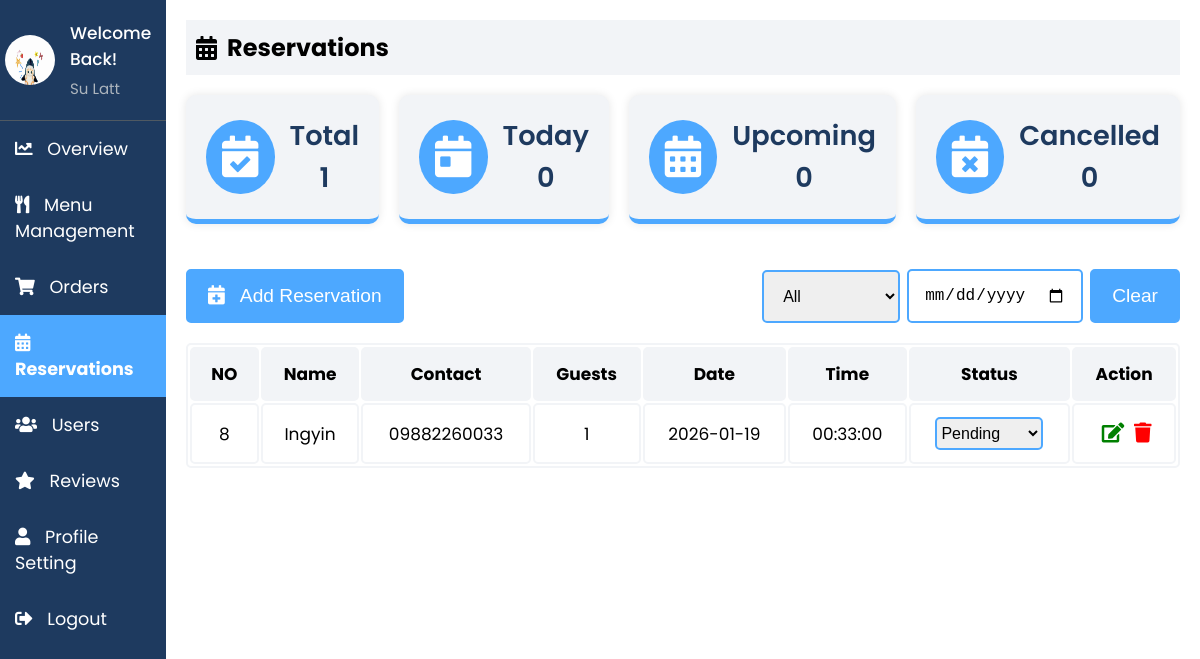
The page /Admin/reservations.php (signed in) on the database its author committed.
### tables this page shows
CREATE TABLE `users` (
  `user_id` int(11) NOT NULL,
  `email` varchar(255) NOT NULL,
  `firstName` varchar(255) NOT NULL,
  `lastName` varchar(255) NOT NULL,
  `contact` varchar(15) NOT NULL,
  `address` text DEFAULT NULL,
  `role` enum('Customer','Admin') DEFAULT 'Customer',
  `password` varchar(255) NOT NULL,
  `dateCreated` timestamp NULL DEFAULT current_timestamp(),
  `profile_image` varchar(255) DEFAULT NULL
);

CREATE TABLE `reservations` (
  `reservation_id` int(11) NOT NULL,
  `user_id` int(11) NOT NULL,
  `name` varchar(255) NOT NULL,
  `contact` varchar(15) NOT NULL,
  `noOfGuests` int(11) NOT NULL,
  `reservedTime` time NOT NULL,
  `reservedDate` date NOT NULL,
  `status` enum('Pending','On Process','Completed','Cancelled') NOT NULL DEFAULT 'Pending'
);

### Admin/sidebar.php (called while the page is built, shortened)
<?php
include 'db_connection.php';
$admin_email = isset($_SESSION['email']) ? $_SESSION['email'] : '';
function getAdminInfo($email)
{
    global $conn;
    $stmt = $conn->prepare("SELECT firstName, lastName, email, profile_image, role FROM users WHERE email = ? AND role = 'Admin'");
    $stmt->bind_param("s", $email);
    $stmt->execute();
    $result = $stmt->get_result();
    $row = $result->fetch_assoc();
    return [
        'firstName' => $row['firstName'] ?? '',
        'lastName' => $row['lastName'] ?? '',
        'email' => $row['email'] ?? '',
        'profile_image' => $row['profile_image'] ?? 'default.jpg'
    ];
}
$admin_info = getAdminInfo($admin_email);
?>

### Admin/reservations.php (the view, shortened to what this page needs)
<?php
include 'db_connection.php';
$result = $conn->query("SELECT COUNT(*) AS total FROM reservations");
$totalReservations = $result->fetch_assoc()['total'];
$result = $conn->query("SELECT COUNT(*) AS today FROM reservations WHERE DATE(reservedDate) = CURDATE()");
$todaysReservations = $result->fetch_assoc()['today'];
$result = $conn->query("SELECT COUNT(*) AS upcoming FROM reservations WHERE reservedDate > CURDATE() AND status != 'Cancelled' AND status != 'Completed' AND status != 'On Process'");
$upcomingReservations = $result->fetch_assoc()['upcoming'];
$result = $conn->query("SELECT COUNT(*) AS cancelled FROM reservations WHERE status = 'Cancelled'");
$cancelledReservations = $result->fetch_assoc()['cancelled'];
$dateFilter = isset($_GET['dateFilter']) ? $_GET['dateFilter'] : '';
$query = "SELECT * FROM reservations";
$query .= " ORDER BY reservedDate DESC";
$stmt = $conn->prepare($query);
$stmt->execute();
$result = $stmt->get_result();
$reservations = [];
while ($row = $result->fetch_assoc()) {
  $reservations[] = $row;
}
?>
<?php include 'sidebar.php'; ?>
<!DOCTYPE html>
<html lang="en">
<head>
  <link rel="stylesheet" href="https://cdnjs.cloudflare.com/ajax/libs/font-awesome/5.15.3/css/all.min.css">
  <link rel="stylesheet" href="sidebar.css">
  <link rel="stylesheet" href="admin_reservation.css">
</head>
<body>
  <div class="sidebar">
    <div class="profile-section">
      <img src="../uploads/<?php echo htmlspecialchars($admin_info['profile_image']); ?>" alt="Profile Picture">
      <div class="info">
        <h3>Welcome Back!</h3>
        <p><?php echo htmlspecialchars($admin_info['firstName']) . ' ' . htmlspecialchars($admin_info['lastName']); ?></p>
      </div>
    </div>
    <ul>
      <li><a href="index.php"><i class="fas fa-chart-line"></i> Overview</a></li>
      <li><a href="admin_menu.php"><i class="fas fa-utensils"></i> Menu Management</a></li>
      <li><a href="admin_orders.php"><i class="fas fa-shopping-cart"></i> Orders</a></li>
      <li><a href="reservations.php" class="active"><i class="fas fa-calendar-alt"></i> Reservations</a></li>
      <li><a href="users.php"><i class="fas fa-users"></i> Users</a></li>
      <li><a href="reviews.php"><i class="fas fa-star"></i> Reviews</a></li>
      <li><a href="profile.php"><i class="fas fa-user"></i> Profile Setting</a></li>
      <li><a href="logout.php"><i class="fas fa-sign-out-alt"></i> Logout</a></li>
    </ul>
  </div>
  <div class="content">
    <div class="header">
      <h2><i class="fas fa-calendar-alt"></i> Reservations</h2>
    </div>
    <div class="stats">
      <div class="stat-item" id="total">
        <div class="stat-icon" id="total-icon"><i class="fas fa-calendar-check"></i></div>
        <div class="stat-text"><p>Total</p><p><?php echo $totalReservations; ?></p></div>
      </div>
      <div class="stat-item" id="today">
        <div class="stat-icon" id="today-icon"><i class="fas fa-calendar-day"></i></div>
        <div class="stat-text"><p>Today</p><p><?php echo $todaysReservations; ?></p></div>
      </div>
      <div class="stat-item" id="upcoming">
        <div class="stat-icon" id="upcoming-icon"><i class="fas fa-calendar-alt"></i></div>
        <div class="stat-text"><p>Upcoming</p><p><?php echo $upcomingReservations; ?></p></div>
      </div>
      <div class="stat-item" id="cancelled">
        <div class="stat-icon" id="cancelled-icon"><i class="fas fa-calendar-times"></i></div>
        <div class="stat-text"><p>Cancelled</p><p><?php echo $cancelledReservations; ?></p></div>
      </div>
    </div>
    <div class="buttons-container">
      <button onclick="openaddReservationModal()"><i class="fas fa-calendar-plus"></i> &nbsp; Add Reservation</button>
      <div class="actions">
        <select id="statusFilter" name="statusFilter" onchange="filterByStatus()">
          <option value="">All</option>
        </select>
        <input type="date" id="dateFilter" name="dateFilter" value="<?php echo htmlspecialchars($dateFilter); ?>" onchange="filterByDate()">
        <button type="button" onclick="clearFilter()">Clear</button>
      </div>
    </div>
    <table id="userTable">
      <thead>
        <tr>
          <th>NO</th>
          <th>Name</th>
          <th>Contact</th>
          <th>Guests</th>
          <th>Date</th>
          <th>Time</th>
          <th>Status</th>
          <th>Action</th>
        </tr>
      </thead>
      <tbody>
        <?php if (count($reservations) > 0): ?>
          <?php foreach ($reservations as $row): ?>
            <tr>
              <td><?php echo $row['reservation_id']; ?></td>
              <td><?php echo htmlspecialchars($row['name']); ?></td>
              <td><?php echo htmlspecialchars($row['contact']); ?></td>
              <td><?php echo $row['noOfGuests']; ?></td>
              <td><?php echo $row['reservedDate']; ?></td>
              <td><?php echo $row['reservedTime']; ?></td>
              <td>
                <select id='status-<?php echo $row['reservation_id']; ?>' onchange="updateStatus('<?php echo $row['reservation_id']; ?>', this.value)" class='status-select'>
                  <option value='Pending' <?php echo ($row['status'] == 'Pending' ? 'selected' : ''); ?>>Pending</option>
                </select>
              </td>
              <td>
                <button id='editbtn' onclick='openEditReservationModal(this)'
                        data-id='<?php echo $row['reservation_id']; ?>'
                        data-name='<?php echo htmlspecialchars($row['name']); ?>'
                        data-contact='<?php echo htmlspecialchars($row['contact']); ?>'
                        data-reservedDate='<?php echo $row['reservedDate']; ?>'
                        data-reservedTime='<?php echo $row['reservedTime']; ?>'
                        data-noOfGuests='<?php echo $row['noOfGuests']; ?>'><i class='fas fa-edit'></i></button>
                <button id='deletebtn' onclick="deleteItem('<?php echo $row['reservation_id']; ?>')"><i class='fas fa-trash'></i></button>
              </td>
            </tr>
          <?php endforeach; ?>
        <?php else: ?>
          <tr><td colspan='8' style='text-align: center;'>No Reservations Found</td></tr>
        <?php endif; ?>
      </tbody>
    </table>
  </div>
</body>
</html>

### Admin/sidebar.css (style rules this page uses)
* { margin: 0; padding: 0; box-sizing: border-box; }
body { background: #FFFFFF; font-family: "Poppins", sans-serif; display: flex; flex-direction: row; margin: 0; }
.sidebar { width: 250px; background-color: #1E3A5F; color: #FFFFFF; overflow: auto; position: relative; min-height: 100vh; font-size: 1.1rem }
.sidebar ul li a { display: block; padding: 15px; text-decoration: none; color: #FFFFFF; transition: background-color 0.3s; }
.sidebar ul li a.active { background-color:#4DA8FF; font-weight: bold; }
.sidebar ul li a i { margin-right: 10px; }
.sidebar ul { list-style-type: none; padding: 0; }
.content { flex: 1; padding: 20px; }
.header { padding: 10px; background-color: #F2F4F7; margin-bottom: 20px; display: flex; align-items: center; }
.header h2 { display: flex; align-items: center; }
.header h2 i { margin-right: 10px; }
.profile-section { padding: 20px 5px 20px 5px; display: flex; align-items: center; border-bottom: 1px solid #4f5962; }
.profile-section img { width: 50px; height: 50px; border-radius: 50%; margin-right: 15px; }
.profile-section .info { flex-grow: 1; }
.profile-section .info h3 { margin: 0; font-size: 17px; font-weight: 500; }
.profile-section .info p { margin: 5px 0 0; font-size: 15px; color: #adb5bd; }
.sidebar ul li a.active { font-weight: bold; }

### Admin/admin_reservation.css (style rules this page uses)
* { margin: 0; padding: 0; }
body { background: #FFFFFF; font-family: "Poppins", sans-serif; margin: 0; }
.content { margin-bottom: 40px; }
table { width: 100%; border: 2px solid #F2F4F7; font-size: 17px; text-align: center; cursor: pointer; border-radius: 5px; }
table th, table td { padding: 12px 15px; border: 2px solid #F2F4F7; border-radius: 5px; }
table th { background-color: #F2F4F7; }
.header { padding: 10px; background-color: #F2F4F7; margin-bottom: 20px; display: flex; align-items: center; }
.stats { display: flex; gap: 20px; margin-top: 20px; margin-bottom: 20px; }
.stats #total { background: #F2F4F7; border-bottom: 5px solid #4DA8FF; }
.stats #today { background: #F2F4F7; border-bottom: 5px solid #4DA8FF; }
.stats #upcoming { background: #F2F4F7; border-bottom: 5px solid #4DA8FF; }
.stats #cancelled { background: #F2F4F7; border-bottom: 5px solid #4DA8FF; }
.stat-item { display: flex; align-items: center; justify-content: center; padding: 20px; gap: 15px; border-radius: 10px; box-shadow: 0 0 10px rgba(0, 0, 0, 0.1); flex: 1; }
.stat-item div { display: flex; align-items: center; }
.stat-text { display: flex; flex-direction: column; }
.stat-item p, .stat-item h3 { margin: 0; font-size: 1.7rem; font-weight: 600; color: #1E3A5F; }
.stat-icon { font-size: 2.6rem; color: #FFFFFF; border-radius: 50%; padding: 16px; }
#total-icon { background: #4DA8FF; }
#today-icon { background: #4DA8FF; }
#upcoming-icon { background: #4DA8FF; }
#cancelled-icon { background: #4DA8FF; }
.status-select { border: 2px solid #4DA8FF; padding: 5px 0px 5px 0; font-size: 16px; border-radius: 5px; cursor: pointer; outline: none; }
#editbtn, #deletebtn { font-size: 20px; background: none; border: none; padding: 0 0 0 5px; outline: none; cursor: pointer; transition: transform 0.3s ease; }
#editbtn { color: green; }
#deletebtn { color: red; }
.buttons-container { display: flex; justify-content: space-between; align-items: center; margin-bottom: 0px; margin-top: 25px; }
button { background-color: #4DA8FF; color: white; border: 2px solid #4DA8FF; padding: 14px 20px; cursor: pointer; border-radius: 5px; transition: all 0.3s ease; font-size: 1.2rem; }
.actions { display: flex; align-items: center; margin-bottom: 20px; margin-top: 20px; gap: 7px; }
.actions select, .actions input { padding: 15px; font-size: 1rem; border-radius: 5px; border: 2px solid #4DA8FF; cursor: pointer; outline: none; }

### Admin/reservations.php (style rules this page uses)
.content { margin-bottom: 40px; }

### rows shown on the page
users: profile_image (picture), firstName "Su", lastName "Latt"
reservations: reservation_id "8", name "Ingyin", contact "09882260033", noOfGuests "1", reservedDate "2026-01-19", reservedTime "00:33:00", status+reservation_id "Pending"

### other values the page prints
$totalReservations "1"
$todaysReservations "0"
$upcomingReservations "0"
$cancelledReservations "0"
